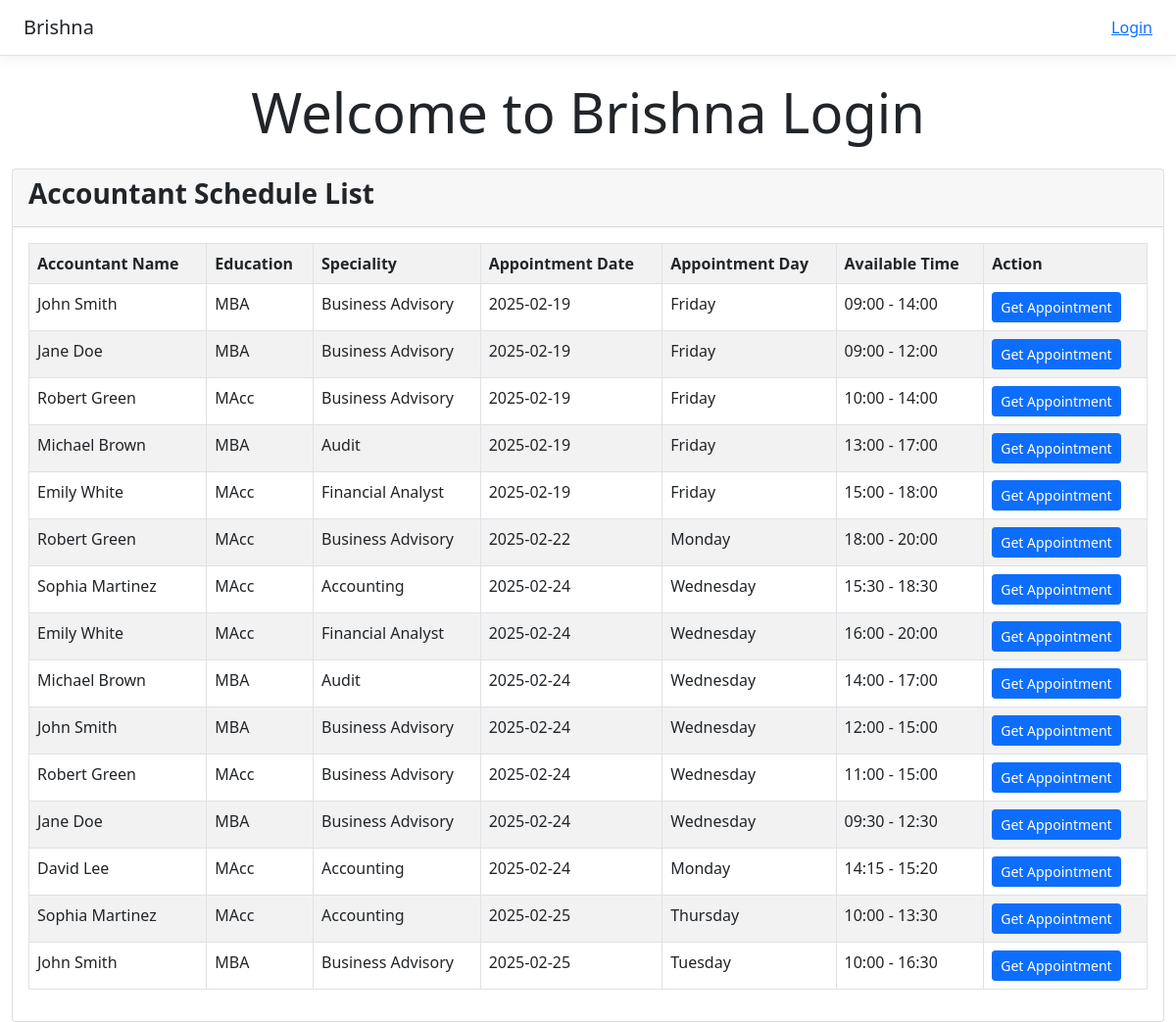
The page / on the database its author committed.
### tables this page shows
CREATE TABLE `accountant_schedule_table` (
  `accountant_schedule_id` int(11) NOT NULL,
  `accountant_id` int(11) NOT NULL,
  `accountant_schedule_date` date NOT NULL,
  `accountant_schedule_day` enum('Sunday','Monday','Tuesday','Wednesday','Thursday','Friday','Saturday') NOT NULL,
  `accountant_schedule_start_time` varchar(20) NOT NULL,
  `accountant_schedule_end_time` varchar(20) NOT NULL,
  `average_consulting_time` int(5) NOT NULL,
  `accountant_schedule_status` enum('Active','Inactive') NOT NULL
);

CREATE TABLE `accountant_table` (
  `accountant_id` int(11) NOT NULL,
  `accountant_email_address` varchar(200) NOT NULL,
  `accountant_password` varchar(100) NOT NULL,
  `accountant_name` varchar(100) NOT NULL,
  `accountant_profile_image` varchar(100) NOT NULL,
  `accountant_phone_no` varchar(30) NOT NULL,
  `accountant_address` mediumtext NOT NULL,
  `accountant_date_of_birth` date NOT NULL,
  `accountant_degree` varchar(200) NOT NULL,
  `accountant_expert_in` varchar(100) NOT NULL,
  `accountant_status` enum('Active','Inactive') NOT NULL,
  `accountant_added_on` datetime NOT NULL
);

### class/Appointment.php (called while the page is built, shortened)
<?php
class Appointment
{
	public $connect;
	public $query;
	public function __construct()
	{
		$this->connect = new PDO("mysql:host=localhost;dbname=brishna_accountancy", "root", "");
		$this->now = date("Y-m-d H:i:s",  STRTOTIME(date('h:i:sa')));
	}
	function get_result()
	{
		return $this->connect->query($this->query, PDO::FETCH_ASSOC);
	}
}
?>

### index.php (the view, shortened to what this page needs)
<?php
include('class/Appointment.php');
$object = new Appointment;
$object->query = "
SELECT * FROM accountant_schedule_table
INNER JOIN accountant_table
ON accountant_table.accountant_id = accountant_schedule_table.accountant_id
WHERE accountant_schedule_table.accountant_schedule_date >= '".date('Y-m-d')."'
AND STR_TO_DATE(CONCAT(accountant_schedule_table.accountant_schedule_date, ' ', accountant_schedule_table.accountant_schedule_end_time), '%Y-%m-%d %H:%i:%s') > '".$object->now."'
AND accountant_schedule_table.accountant_schedule_status = 'Active'
AND accountant_table.accountant_status = 'Active'
ORDER BY accountant_schedule_table.accountant_schedule_date ASC
";
$result = $object->get_result();
include('header.php');
?>
<div class="card">
    <form method="post" action="result.php">
        <div class="card-header"><h3><b>Accountant Schedule List</b></h3></div>
        <div class="card-body">
            <div class="table-responsive">
                <table class="table table-striped table-bordered">
                    <tr>
                        <th>Accountant Name</th>
                        <th>Education</th>
                        <th>Speciality</th>
                        <th>Appointment Date</th>
                        <th>Appointment Day</th>
                        <th>Available Time</th>
                        <th>Action</th>
                    </tr>
                    <?php
                    foreach($result as $row)
                    {
                        echo '
                        <tr>
                            <td>'.$row["accountant_name"].'</td>
		      				<td>'.$row["accountant_degree"].'</td>
		      				<td>'.$row["accountant_expert_in"].'</td>
		      				<td>'.$row["accountant_schedule_date"].'</td>
		      				<td>'.$row["accountant_schedule_day"].'</td>
		      				<td>'.$row["accountant_schedule_start_time"].' - '.$row["accountant_schedule_end_time"].'</td>
		      				<td><button type="button" name="get_appointment" class="btn btn-primary btn-sm get_appointment" data-id="'.$row["accountant_schedule_id"].'">Get Appointment</button></td>
		      			</tr>
		      			';
                    }
                    ?>
                </table>
            </div>
        </div>
    </form>
</div>
<?php
include('footer.php');
?>

### header.php (shortened to what this page needs)
<!doctype html>
<html lang="en">
	<head>
	    <link href="vendor/bootstrap/bootstrap.min.css" rel="stylesheet">
	    <link href="vendor/fontawesome-free/css/all.min.css" rel="stylesheet" type="text/css">
	    <link rel="stylesheet" type="text/css" href="vendor/parsley/parsley.css"/>
    	<link href="vendor/datatables/dataTables.bootstrap5.min.css" rel="stylesheet">
	</head>
	<body>
		<div class="d-flex flex-column flex-md-row align-items-center p-3 px-md-4 mb-3 bg-white border-bottom box-shadow">
			<div class="col">
		    	<h5 class="my-0 mr-md-auto font-weight-normal">Brishna</h5>
		    </div>
		    <?php
		    if(!isset($_SESSION['customer_id']))
		    {
		    ?>
		    <div class="col float-end" style="text-align:right"><a href="login.php">Login</a></div>
		   	<?php
		   	}
		   	?>
	    </div>
	    <div class="text-center">
	      	<h2 class="display-4 mt-4 mb-4"><b>Welcome to Brishna Login</b></h2>
	    </div>
	    <div class="container-fluid">

### footer.php (shortened to what this page needs)
        </div>
	</body>
</html>

### header.php (style rules this page uses)
.border-bottom { border-bottom: 1px solid #e5e5e5; }
.box-shadow { box-shadow: 0 .25rem .75rem rgba(0, 0, 0, .05); }

### rows shown on the page
accountant_schedule_table: accountant.accountant_name "John Smith", accountant.accountant_degree "MBA", accountant.accountant_expert_in "Business Advisory", accountant_schedule_date "2025-02-19", accountant_schedule_day "Friday", accountant_schedule_start_time "09:00", accountant_schedule_end_time "14:00"
accountant_schedule_table: accountant.accountant_name "Jane Doe", accountant.accountant_degree "MBA", accountant.accountant_expert_in "Business Advisory", accountant_schedule_date "2025-02-19", accountant_schedule_day "Friday", accountant_schedule_start_time "09:00", accountant_schedule_end_time "12:00"
accountant_schedule_table: accountant.accountant_name "Robert Green", accountant.accountant_degree "MAcc", accountant.accountant_expert_in "Business Advisory", accountant_schedule_date "2025-02-19", accountant_schedule_day "Friday", accountant_schedule_start_time "10:00", accountant_schedule_end_time "14:00"
accountant_schedule_table: accountant.accountant_name "Michael Brown", accountant.accountant_degree "MBA", accountant.accountant_expert_in "Audit", accountant_schedule_date "2025-02-19", accountant_schedule_day "Friday", accountant_schedule_start_time "13:00", accountant_schedule_end_time "17:00"
accountant_schedule_table: accountant.accountant_name "Emily White", accountant.accountant_degree "MAcc", accountant.accountant_expert_in "Financial Analyst", accountant_schedule_date "2025-02-19", accountant_schedule_day "Friday", accountant_schedule_start_time "15:00", accountant_schedule_end_time "18:00"
accountant_schedule_table: accountant.accountant_name "Robert Green", accountant.accountant_degree "MAcc", accountant.accountant_expert_in "Business Advisory", accountant_schedule_date "2025-02-22", accountant_schedule_day "Monday", accountant_schedule_start_time "18:00", accountant_schedule_end_time "20:00"
accountant_schedule_table: accountant.accountant_name "Sophia Martinez", accountant.accountant_degree "MAcc", accountant.accountant_expert_in "Accounting", accountant_schedule_date "2025-02-24", accountant_schedule_day "Wednesday", accountant_schedule_start_time "15:30", accountant_schedule_end_time "18:30"
accountant_schedule_table: accountant.accountant_name "Emily White", accountant.accountant_degree "MAcc", accountant.accountant_expert_in "Financial Analyst", accountant_schedule_date "2025-02-24", accountant_schedule_day "Wednesday", accountant_schedule_start_time "16:00", accountant_schedule_end_time "20:00"
accountant_schedule_table: accountant.accountant_name "Michael Brown", accountant.accountant_degree "MBA", accountant.accountant_expert_in "Audit", accountant_schedule_date "2025-02-24", accountant_schedule_day "Wednesday", accountant_schedule_start_time "14:00", accountant_schedule_end_time "17:00"
accountant_schedule_table: accountant.accountant_name "John Smith", accountant.accountant_degree "MBA", accountant.accountant_expert_in "Business Advisory", accountant_schedule_date "2025-02-24", accountant_schedule_day "Wednesday", accountant_schedule_start_time "12:00", accountant_schedule_end_time "15:00"
accountant_schedule_table: accountant.accountant_name "Robert Green", accountant.accountant_degree "MAcc", accountant.accountant_expert_in "Business Advisory", accountant_schedule_date "2025-02-24", accountant_schedule_day "Wednesday", accountant_schedule_start_time "11:00", accountant_schedule_end_time "15:00"
accountant_schedule_table: accountant.accountant_name "Jane Doe", accountant.accountant_degree "MBA", accountant.accountant_expert_in "Business Advisory", accountant_schedule_date "2025-02-24", accountant_schedule_day "Wednesday", accountant_schedule_start_time "09:30", accountant_schedule_end_time "12:30"
accountant_schedule_table: accountant.accountant_name "David Lee", accountant.accountant_degree "MAcc", accountant.accountant_expert_in "Accounting", accountant_schedule_date "2025-02-24", accountant_schedule_day "Monday", accountant_schedule_start_time "14:15", accountant_schedule_end_time "15:20"
accountant_schedule_table: accountant.accountant_name "Sophia Martinez", accountant.accountant_degree "MAcc", accountant.accountant_expert_in "Accounting", accountant_schedule_date "2025-02-25", accountant_schedule_day "Thursday", accountant_schedule_start_time "10:00", accountant_schedule_end_time "13:30"
accountant_schedule_table: accountant.accountant_name "John Smith", accountant.accountant_degree "MBA", accountant.accountant_expert_in "Business Advisory", accountant_schedule_date "2025-02-25", accountant_schedule_day "Tuesday", accountant_schedule_start_time "10:00", accountant_schedule_end_time "16:30"
